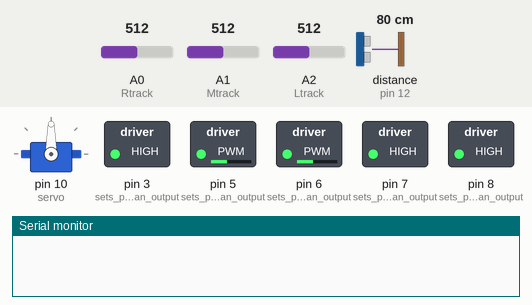
This sketch was run on a simulated Arduino Uno, built with avr-gcc and run on an emulated ATmega328P. Parts: servo, switched loads named in the sketch (green lamp = pin HIGH), the last lines printed to the serial monitor. Wiring (inferred from the names in the program): ultrasonic range finder: trigger pin 13; echo pin 12. The inputs (shaded band) are chosen by the test bench; at power-on: distance to the obstacle (sensor on pin 12) 80 cm, A0 (Rtrack) = 512, A1 (Mtrack) = 512, A2 (Ltrack) = 512. The echo pulse lasts 58.3 µs per cm; pins used as bus, display or sensor lines are not drawn.

Above: at 1.2 s.
1.3 s: distance to the obstacle (sensor on pin 12) set to 23 cm
2.8 s: distance to the obstacle (sensor on pin 12) set to 19 cm
At 3.5 s:
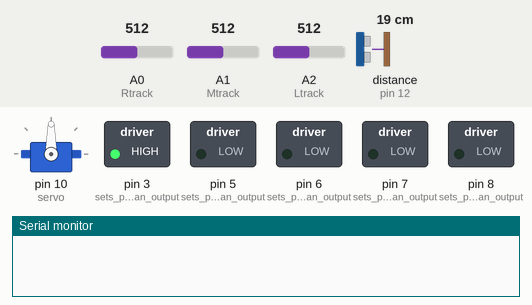
5.8 s: distance to the obstacle (sensor on pin 12) set to 35 cm
At 7.2 s:
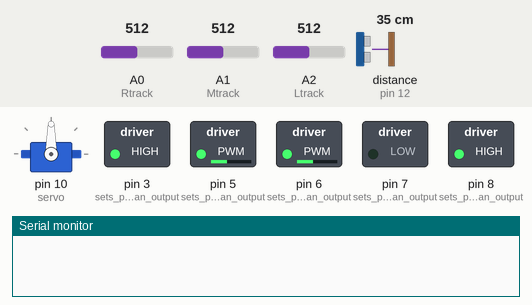
8.8 s: A0 (Rtrack) set to 992
10.3 s: A0 (Rtrack) set to 1017
At 11.6 s:
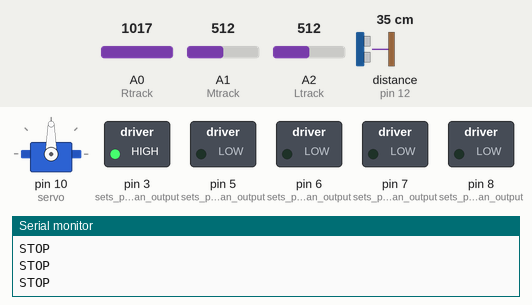
12.3 s: A0 (Rtrack) set to 990
At 13.5 s:
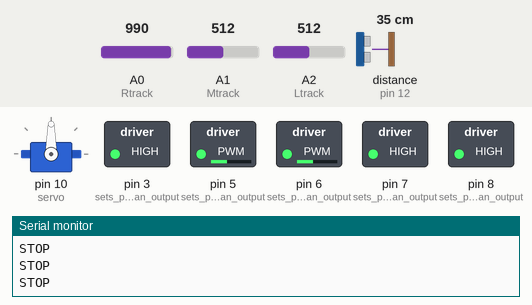
Timing chart, 0 to 14.8 s (numbered marks = the images above; inputs shaded):
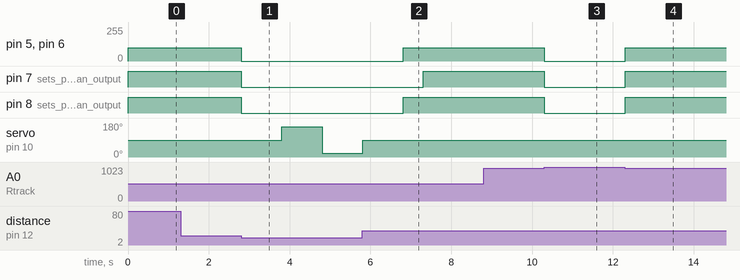

The sketch:

obstacle.ino
```cpp
/* this is a remade version of the obstacle avoidance by elegoo. */

# include <Servo.h>

#define Ltrack A2
#define Mtrack A1
#define Rtrack A0
#define trig 13
#define echo 12
#define servo 10

float cm;
Servo myservo;

void forward(int x){  /* creates function to have left motors and right motors moving in the
same direction (forward) at the same speed*/

    digitalWrite(7, 1);
    analogWrite(5, x);
    digitalWrite(8, 1);
    analogWrite(6, x);
}
void back(int x){   /* creates function to have left motors and right motors moving in the
same direction (backwards) at the same speed*/

    digitalWrite(7, 0);
    analogWrite(5, x);
    digitalWrite(8, 0);
    analogWrite(6, x);
}
void left(int x){     /* creates function to have left motors going backwards and right motors
going forward at the same speed*/

    digitalWrite(7, 1);
    analogWrite(5, x);
    digitalWrite(8, 0);
    analogWrite(6, x);
}
void right(int x){   /* creates function to have left motors going forward and right motors
going backwards at the same speed*/

    digitalWrite(7, 0);
    analogWrite(5, x);
    digitalWrite(8, 1);
    analogWrite(6, x);
}
void leftforward(int x){   /* creates function to have left and right motors going forward but
having the left motor going half the speed*/

    digitalWrite(7, 1);
    analogWrite(5, x);
    digitalWrite(8, 1);
    analogWrite(6, x/2);
}
void rightforward(int x){  /* creates function to have left and right motors going forward but
having the right motor going half the speed*/

    digitalWrite(7, 1);
    analogWrite(5, x/2);
    digitalWrite(8, 1);
    analogWrite(6, x);
}

void leftback(int x){    /* creates function to have left and right motors going backwards but
having the left motor going half the speed*/

    digitalWrite(7, 0);
    analogWrite(5, x);
    digitalWrite(8, 0);
    analogWrite(6, x/2);
}
void rightback(int x){    /* creates function to have left and right motors going backwards but
having the right motor going half the speed*/

    digitalWrite(7, 0);
    analogWrite(5, x/2);
    digitalWrite(8, 0);
    analogWrite(6, x);
}
void stopping(){     /* creates function to stop the car by having both motors at 0 speed */

    digitalWrite(7, 0);
    analogWrite(5, 0);
    digitalWrite(8, 0);
    analogWrite(6, 0);
}
void checkdist(){              //creates function to check distance with the ultrasonic

  digitalWrite(trig, LOW);        //writes pin 9 to LOW
  delayMicroseconds(2);        //delays it by 2 microseconds
  digitalWrite(trig, HIGH);        //writes pin 9 to HIGH
  delayMicroseconds(20);        //delays it by 20 microseconds
  digitalWrite(trig, LOW);        //writes pin 9 to LOW
  float duration = pulseIn(echo, HIGH);         // floats "duration" and sets pin 13 to HIGH
  cm = (duration/58);                     //writes equation for the distance by dividing the duration by 58
  return(int)cm;                         //returns the value of DIST
}

int middle = 90;           //sets the angle of the servo (90°) to startpos
int lefts = 160;          //sets the angle of the servo (170°) to leftpos
int rights = 20;           //sets the angle of the servo (5°) to rightpos


void setup() {

  // put your setup code here, to run once:
  Serial.begin(9600);
    pinMode(5, OUTPUT);     //sets pin 5 as an output
    pinMode(8, OUTPUT);     //sets pin 8 as an output
    pinMode(6, OUTPUT);     //sets pin 6 as an output
    pinMode(7, OUTPUT);     //sets pin 7 as an output
    pinMode(3, OUTPUT);     //sets pin 3 as an output
    digitalWrite(3, 1);      //turns on the motor
   pinMode(Ltrack, INPUT);  //sets A2 as an input
  pinMode(Mtrack, INPUT);   //sets A1 as an input
  pinMode(Rtrack, INPUT);   //sets A0 as an input
  pinMode(trig, OUTPUT);    // sets pin 13 as an output
  pinMode(echo, INPUT);     //sets pin 12 as an input
  myservo.attach(servo);    //attach servo pin to pin 10

}

void loop() {
  // put your main code here, to run repeatedly:

  int Lsensor = analogRead(Ltrack);  // read the left sensor
  int Msensor = analogRead(Mtrack);  // read the middle sensor
  int Rsensor = analogRead(Rtrack);  // read the right sensor

if (Lsensor, Msensor, Rsensor >= 1000) {  //if suspended in the air stops the robot
    stopping();
    delay(100);
   Serial.println("STOP");


                                                              } else {  //if not suspended check the distance and check if statements
                                                              checkdist();
if (cm <=20) { //if detects in front stop turn servo left and scan
  stopping();
  delay(1000);
  myservo.write(lefts);
  delay(1000);
  checkdist();
                                if (cm  <=20) { //if detect left turn servo right and scan
                                myservo.write(rights);
                                delay(1000);
                                checkdist();
                                                              if (cm  <=20) { //if detect right move back, left and turn servo to the middle and move forward
                                                              back(100);
                                                              delay(1000);
                                                              left(100);
                                                              delay(550);
                                                              myservo.write(middle);
                                                              delay(1000);
                                                              forward(150);


                                                                } else { // if no detect when servo is in right position turn right for 5 sec
                                                              myservo.write(middle);
                                                              delay(1000);
                                                              right(100);
                                                              delay(500);
                                                              }
                                  } else { // if no detect when servo is in left position turn left for 5 sec
                                  myservo.write(middle);
                                  delay(1000);
                                  left(100);
                                  delay(500);
                                  }
} else { //if no detect in front move forward
  forward(100);
}
  }
}
```

Measured:
- the behaviour switches between 21 and 20 cm on distance to the obstacle (sensor on pin 12) (found by bisection; images 0 and 1)
- the behaviour switches between 999 and 1000 on A0 (Rtrack) (found by bisection; images 2 and 3)
- after the input at 1.3 s, every drawn part: stays the same
- after the input at 2.8 s, pin 5 (sets_pin_5_as_an_output), pin 6 (sets_pin_6_as_an_output): 100/255 → 0/255 at once; pin 7 (sets_pin_7_as_an_output), pin 8 (sets_pin_8_as_an_output): HIGH → LOW at once; servo on pin 10 (servo): 90° → 160° after 1.0 s, → 20° 1.0 s later
- after the input at 5.8 s, pin 8 (sets_pin_8_as_an_output): LOW → HIGH after 1.0 s; servo on pin 10 (servo): 20° → 90° after 0.01 s instead of 1.6 s
- after the input at 8.8 s, every drawn part: stays the same
- after the input at 10.3 s, pin 5 (sets_pin_5_as_an_output), pin 6 (sets_pin_6_as_an_output): 100/255 → 0/255 at once; pin 7 (sets_pin_7_as_an_output), pin 8 (sets_pin_8_as_an_output): HIGH → LOW at once
- after the input at 12.3 s, pin 5 (sets_pin_5_as_an_output), pin 6 (sets_pin_6_as_an_output): 0/255 → 100/255 at once; pin 7 (sets_pin_7_as_an_output), pin 8 (sets_pin_8_as_an_output): LOW → HIGH at once
